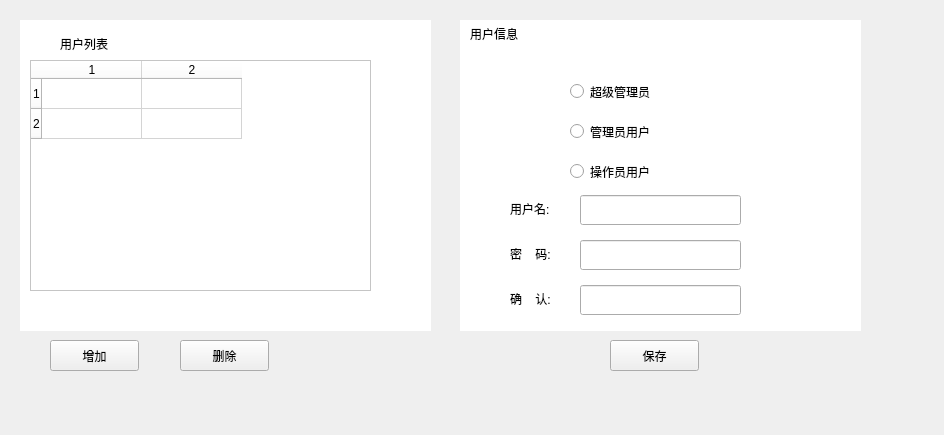
<?xml version="1.0" encoding="UTF-8"?>
<ui version="4.0">
 <class>usergroupManage</class>
 <widget class="QWidget" name="usergroupManage">
  <property name="geometry">
   <rect>
    <x>0</x>
    <y>0</y>
    <width>944</width>
    <height>435</height>
   </rect>
  </property>
  <property name="windowTitle">
   <string>Form</string>
  </property>
  <widget class="QLabel" name="label_2">
   <property name="geometry">
    <rect>
     <x>470</x>
     <y>25</y>
     <width>67</width>
     <height>17</height>
    </rect>
   </property>
   <property name="text">
    <string>用户信息</string>
   </property>
  </widget>
  <widget class="QTableWidget" name="tableWidget">
   <property name="geometry">
    <rect>
     <x>30</x>
     <y>60</y>
     <width>341</width>
     <height>231</height>
    </rect>
   </property>
   <property name="styleSheet">
    <string notr="true">background-color: rgb(255, 255, 255);</string>
   </property>
   <row>
    <property name="text">
     <string>1</string>
    </property>
   </row>
   <row>
    <property name="text">
     <string>2</string>
    </property>
   </row>
   <column>
    <property name="text">
     <string>1</string>
    </property>
   </column>
   <column>
    <property name="text">
     <string>2</string>
    </property>
   </column>
  </widget>
  <widget class="QPushButton" name="addpushButton">
   <property name="geometry">
    <rect>
     <x>50</x>
     <y>340</y>
     <width>89</width>
     <height>31</height>
    </rect>
   </property>
   <property name="text">
    <string>增加</string>
   </property>
  </widget>
  <widget class="QPushButton" name="deletepushButton">
   <property name="geometry">
    <rect>
     <x>180</x>
     <y>340</y>
     <width>89</width>
     <height>31</height>
    </rect>
   </property>
   <property name="text">
    <string>删除</string>
   </property>
  </widget>
  <widget class="QRadioButton" name="radioButton">
   <property name="geometry">
    <rect>
     <x>570</x>
     <y>80</y>
     <width>112</width>
     <height>23</height>
    </rect>
   </property>
   <property name="text">
    <string>超级管理员</string>
   </property>
  </widget>
  <widget class="QRadioButton" name="radioButton_2">
   <property name="geometry">
    <rect>
     <x>570</x>
     <y>120</y>
     <width>112</width>
     <height>23</height>
    </rect>
   </property>
   <property name="text">
    <string>管理员用户</string>
   </property>
  </widget>
  <widget class="QRadioButton" name="radioButton_3">
   <property name="geometry">
    <rect>
     <x>570</x>
     <y>160</y>
     <width>112</width>
     <height>23</height>
    </rect>
   </property>
   <property name="text">
    <string>操作员用户</string>
   </property>
  </widget>
  <widget class="QLabel" name="label_3">
   <property name="geometry">
    <rect>
     <x>510</x>
     <y>200</y>
     <width>67</width>
     <height>17</height>
    </rect>
   </property>
   <property name="text">
    <string>用户名:</string>
   </property>
  </widget>
  <widget class="QLabel" name="label_4">
   <property name="geometry">
    <rect>
     <x>510</x>
     <y>245</y>
     <width>67</width>
     <height>17</height>
    </rect>
   </property>
   <property name="text">
    <string>密    码:</string>
   </property>
  </widget>
  <widget class="QLabel" name="label_5">
   <property name="geometry">
    <rect>
     <x>510</x>
     <y>290</y>
     <width>67</width>
     <height>17</height>
    </rect>
   </property>
   <property name="text">
    <string>确    认:</string>
   </property>
  </widget>
  <widget class="QLineEdit" name="usernamelineEdit">
   <property name="geometry">
    <rect>
     <x>580</x>
     <y>195</y>
     <width>161</width>
     <height>30</height>
    </rect>
   </property>
  </widget>
  <widget class="QLineEdit" name="passwdlineEdit">
   <property name="geometry">
    <rect>
     <x>580</x>
     <y>240</y>
     <width>161</width>
     <height>30</height>
    </rect>
   </property>
  </widget>
  <widget class="QLineEdit" name="surelineEdit">
   <property name="geometry">
    <rect>
     <x>580</x>
     <y>285</y>
     <width>161</width>
     <height>30</height>
    </rect>
   </property>
  </widget>
  <widget class="QPushButton" name="savepushButton">
   <property name="geometry">
    <rect>
     <x>610</x>
     <y>340</y>
     <width>89</width>
     <height>31</height>
    </rect>
   </property>
   <property name="text">
    <string>保存</string>
   </property>
  </widget>
  <widget class="QLabel" name="label">
   <property name="geometry">
    <rect>
     <x>20</x>
     <y>20</y>
     <width>411</width>
     <height>311</height>
    </rect>
   </property>
   <property name="styleSheet">
    <string notr="true">background-color: rgb(255, 255, 255);</string>
   </property>
   <property name="text">
    <string/>
   </property>
  </widget>
  <widget class="QLabel" name="label_6">
   <property name="geometry">
    <rect>
     <x>460</x>
     <y>20</y>
     <width>401</width>
     <height>311</height>
    </rect>
   </property>
   <property name="styleSheet">
    <string notr="true">background-color: rgb(255, 255, 255);</string>
   </property>
   <property name="text">
    <string/>
   </property>
  </widget>
  <widget class="QLabel" name="label_7">
   <property name="geometry">
    <rect>
     <x>60</x>
     <y>35</y>
     <width>67</width>
     <height>17</height>
    </rect>
   </property>
   <property name="text">
    <string>用户列表</string>
   </property>
  </widget>
  <zorder>label</zorder>
  <zorder>label_6</zorder>
  <zorder>label_2</zorder>
  <zorder>addpushButton</zorder>
  <zorder>deletepushButton</zorder>
  <zorder>radioButton</zorder>
  <zorder>radioButton_2</zorder>
  <zorder>radioButton_3</zorder>
  <zorder>label_3</zorder>
  <zorder>label_4</zorder>
  <zorder>label_5</zorder>
  <zorder>usernamelineEdit</zorder>
  <zorder>passwdlineEdit</zorder>
  <zorder>surelineEdit</zorder>
  <zorder>savepushButton</zorder>
  <zorder>label_7</zorder>
  <zorder>tableWidget</zorder>
 </widget>
 <resources/>
 <connections/>
</ui>
